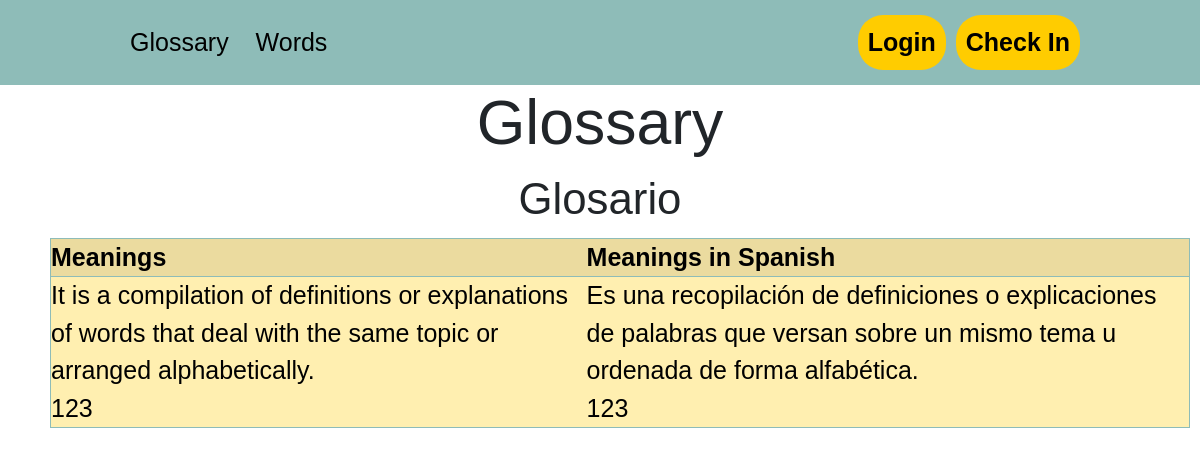
/show_word/10, run on an earlier commit of the app's database.
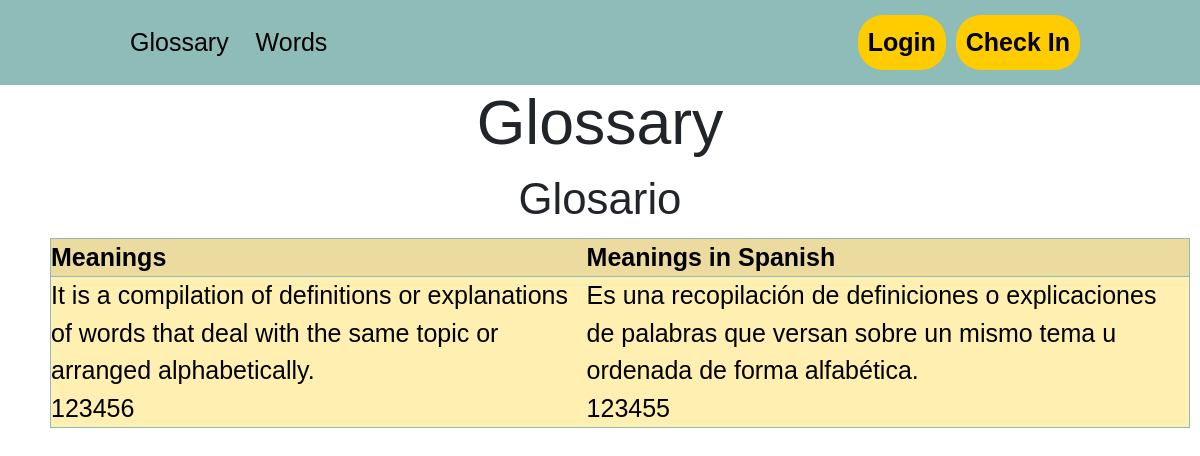
And on a later commit of the database.
### tables this page shows
CREATE TABLE "palabra" (
	"id"	INTEGER NOT NULL,
	"english"	TEXT,
	"spanish"	TEXT,
	"id_usuario"	INTEGER,
	"state"	TEXT,
	PRIMARY KEY("id" AUTOINCREMENT)
);

CREATE TABLE "significado" (
	"id"	INTEGER NOT NULL,
	"english"	TEXT,
	"id_palabra"	INTEGER,
	"spanish"	TEXT,
	PRIMARY KEY("id" AUTOINCREMENT)
);

### app.py (the view)
@app.route("/show_word/<id>")
def show_word(id):
    db = DBAccess("database/glosario.db")
    word= db.view_word(int(id))
    meanings= db.view_meaning(int(id))
    return render_template("show_word.html", word= word, meanings= meanings)

### model/DBAccess.py (called while the page is built)
    def view_word(self, id):
        sql= f"SELECT * FROM palabra WHERE id= {id}"
        self.cursor.execute(sql)
        self.con.commit()
        return self.cursor.fetchone()

    def view_meaning(self, id_palabra):
        sql= f"SELECT * FROM significado WHERE id_palabra={id_palabra}"
        self.cursor.execute(sql)
        self.con.commit()
        return self.cursor.fetchall()

### templates/show_word.html (shortened to what this page needs)
{% extends "layout.html" %}
{% block contenido %}
<body>
      <h1 class="title_show">{{word[1]}}</h1>
      <h3 class="title_show">{{word[2]}}</h3>
      <table class="table_show_word" border>
            <thead>
                  <tr>
                        <th>Meanings</th>
                        <th>Meanings in Spanish</th>
                  </tr>
            </thead>
            <tbody>
                  {% for meaning in meanings %}
                  <tr>
                        <td>{{meaning[1]}}</td>
                        <td>{{meaning[3]}}</td>
                  </tr>
                  {% endfor %}
            </tbody>
      </table>
</body>
{% endblock %}

### templates/layout.html (shortened to what this page needs)
<!DOCTYPE html>
<html lang="en">
<head>
    <link rel="stylesheet" href="https://www.dafont.com/es/spicy-potatos.font">
    <link rel="stylesheet" href="{{ url_for('static', filename='style.css') }}">
    <link href="https://cdn.jsdelivr.net/npm/bootstrap@5.2.3/dist/css/bootstrap.min.css" rel="stylesheet"
>
    <link href='https://unpkg.com/boxicons@2.1.4/css/boxicons.min.css' rel='stylesheet'>
    <link rel="stylesheet" href="{{ url_for('static', filename='script.js') }}">
    <link rel="stylesheet" href="https://cdnjs.cloudflare.com/ajax/libs/font-awesome/6.4.0/css/all.min.css" />
</head>
<body>
<header class="header">
    <nav>
        <ul class="nav-links">
            <li><a href="/">Glossary</a></li>
            {% if 'logueado' in session %}
                {% if session['id_rol'] == 1 %}
                    <li><a href="/my_words">Pending Words</a></li>
                {% elif session['id_rol'] == 2 %}
                    <li><a href="/my_words">Words</a></li>
                {% endif %}
                {% if 'logueado' in session %}
                    <li><a href="/new_word">New Word</a></li>
                {% endif %}
            {% else %}
                <li><a href="/my_words">Words</a></li>
            {% endif %}
        </ul>
    </nav>
    <div class="btns-container">
        {% if 'logueado' in session %}
            <a href="/logout" class="btn_Logout"><button>Logout</button></a>
            {% if session['id_rol'] == 1 %}
                <p >Teacher</p>
            {% elif session['id_rol'] == 2 %}
                <p>Student</p>
            {% endif %}
        {% else %}
            <a href="/login" class="btn_Login"><button>Login</button></a>
            <a href="/new_user" class="btn_check_in"><button>Check In</button></a>
        {% endif %}
    </div>
</header>
 {% block contenido %}
 {% endblock %}
</body>
</html>

### static/style.css (style rules this page uses)
* { margin: 0; padding: 0; box-sizing:0; font-family: 'Spicy Potatos', sans-serif; font-size: 25px; }
.header { background-color: #8EBCB8; display: flex; justify-content: space-between; align-items: center; height: 85px; padding: 5px 10%; }
.header .nav-links { list-style: none; margin: 0; padding: 0; }
.header .nav-links li { display: inline-block; padding: 10px; transition: all 0.3s ease 0s; }
.header .nav-links a { font-size: 700; color: #000000; text-decoration: none; transition: all 0.3s ease 0s; }
.header .btns-container { display: flex; align-items: center; }
.header .btn_Login button, .header .btn_check_in button, .header .btn_Logout button { font-weight: 700; color: #000000; padding: 9px 10px; background: #FFCC00; border: none; border-radius: 25px; cursor: pointer; margin-left: 10px; transition: all 0.3s ease 0s; }
.title_show { text-align: center; }
.table_show_word { border-collapse: collapse; width: 95%; margin: 0px 50px; margin-top: 10px; }
.table_show_word tbody td { padding 10px }
.table_show_word tr { transition: all 0.3s ease 0s; }
.table_show_word thead { background-color: #EBDB9F; color: #000000; border: 1px solid #8EBCB8; }
.table_show_word tbody { background-color: #FFEFB0; color: #000000; border: 1px solid #8EBCB8; }

What changed in the data, as far as the page shows it:
changed significado (number 2 of 2 on the later page): english "123" → "123456"; spanish "123" → "123455"
